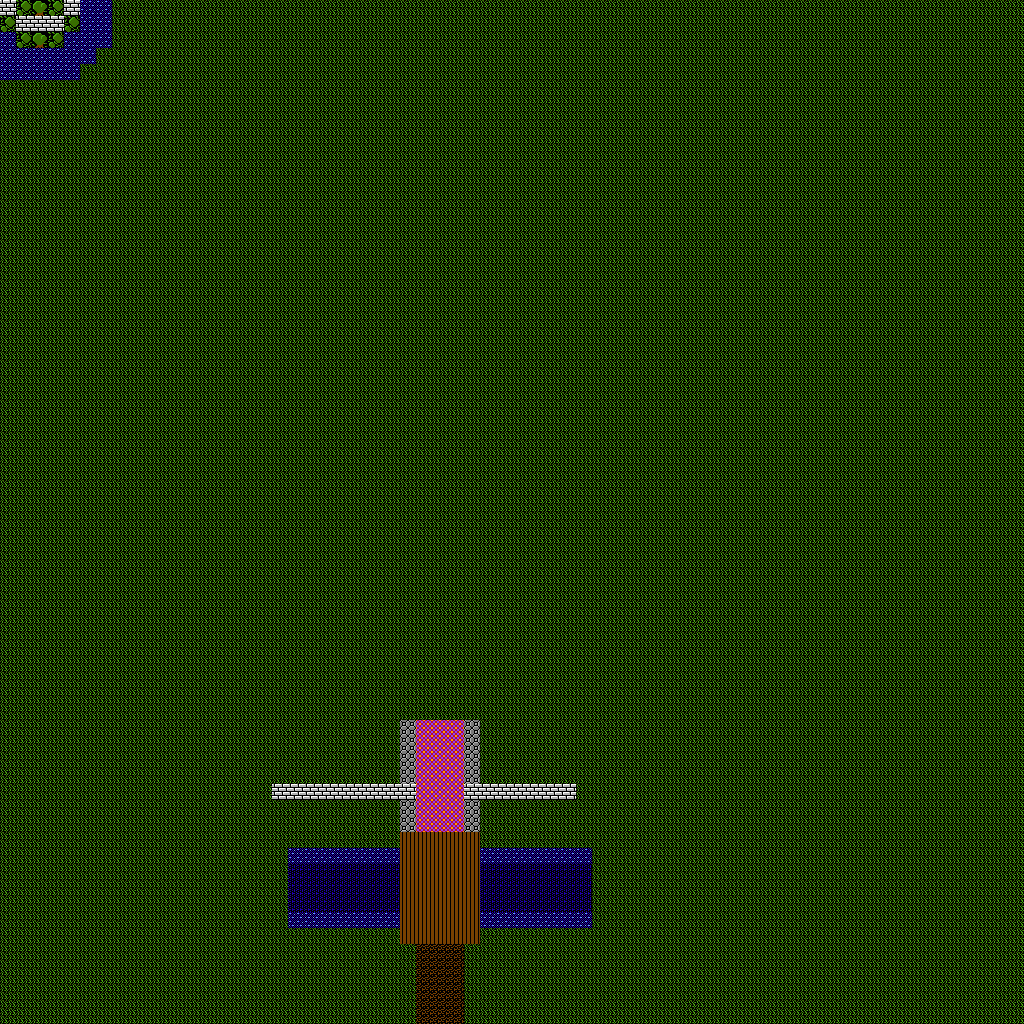

The image is a tile-based game level rendered from a .tmx file. Its description and source (layers, tilesets, objects; grid data summarised) follow:
An orthogonal 64x64 tile map with 16x16 px tiles, 1 tile layer (Tile Layer 1).

<map version="1.10" tiledversion="1.12.2" orientation="orthogonal" renderorder="right-down" width="64" height="64" tilewidth="16" tileheight="16" infinite="0" nextlayerid="2" nextobjectid="1">
 <tileset firstgid="1" source="surface.tsx" />
 <layer id="1" name="Tile Layer 1" width="64" height="64">
  <data>[4096 cells, 4096 non-empty, 10 distinct tile ids]</data>
 </layer>
</map>
